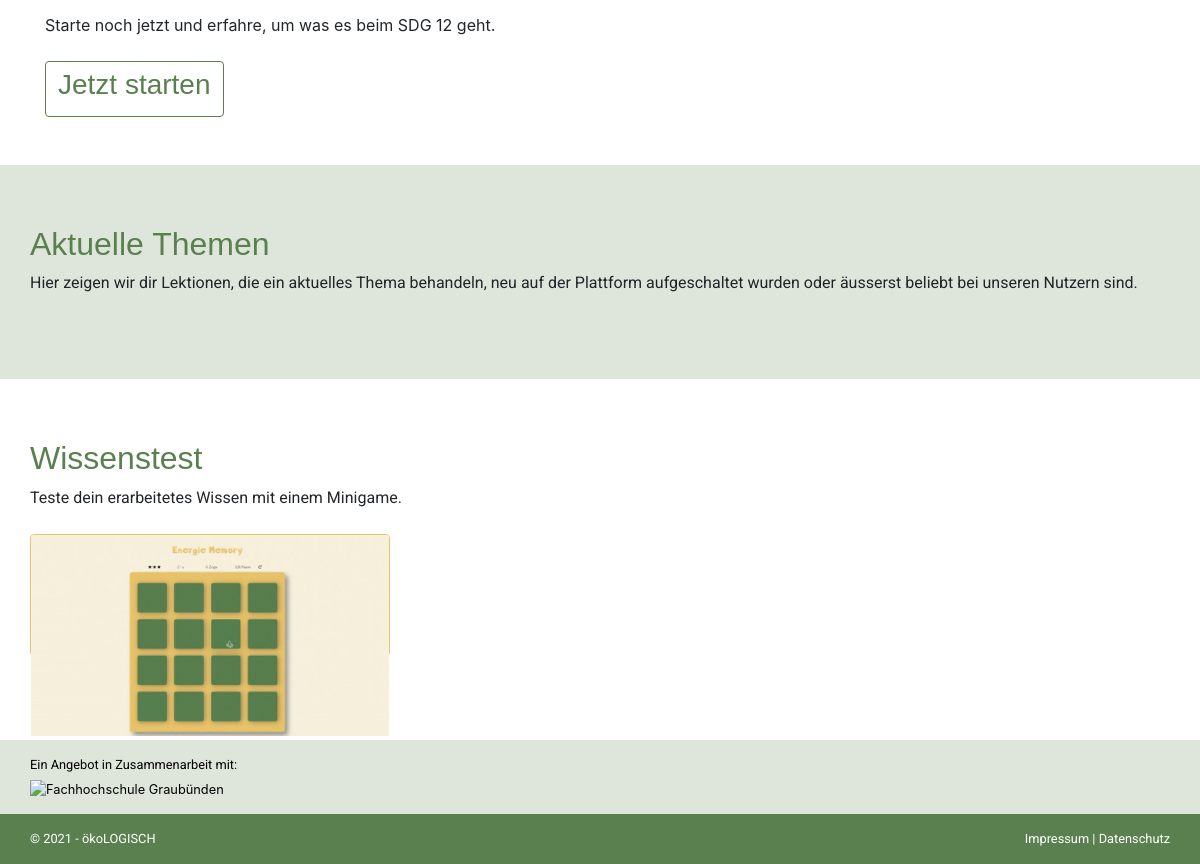
/ (lower part), run on an earlier commit of the app's database.
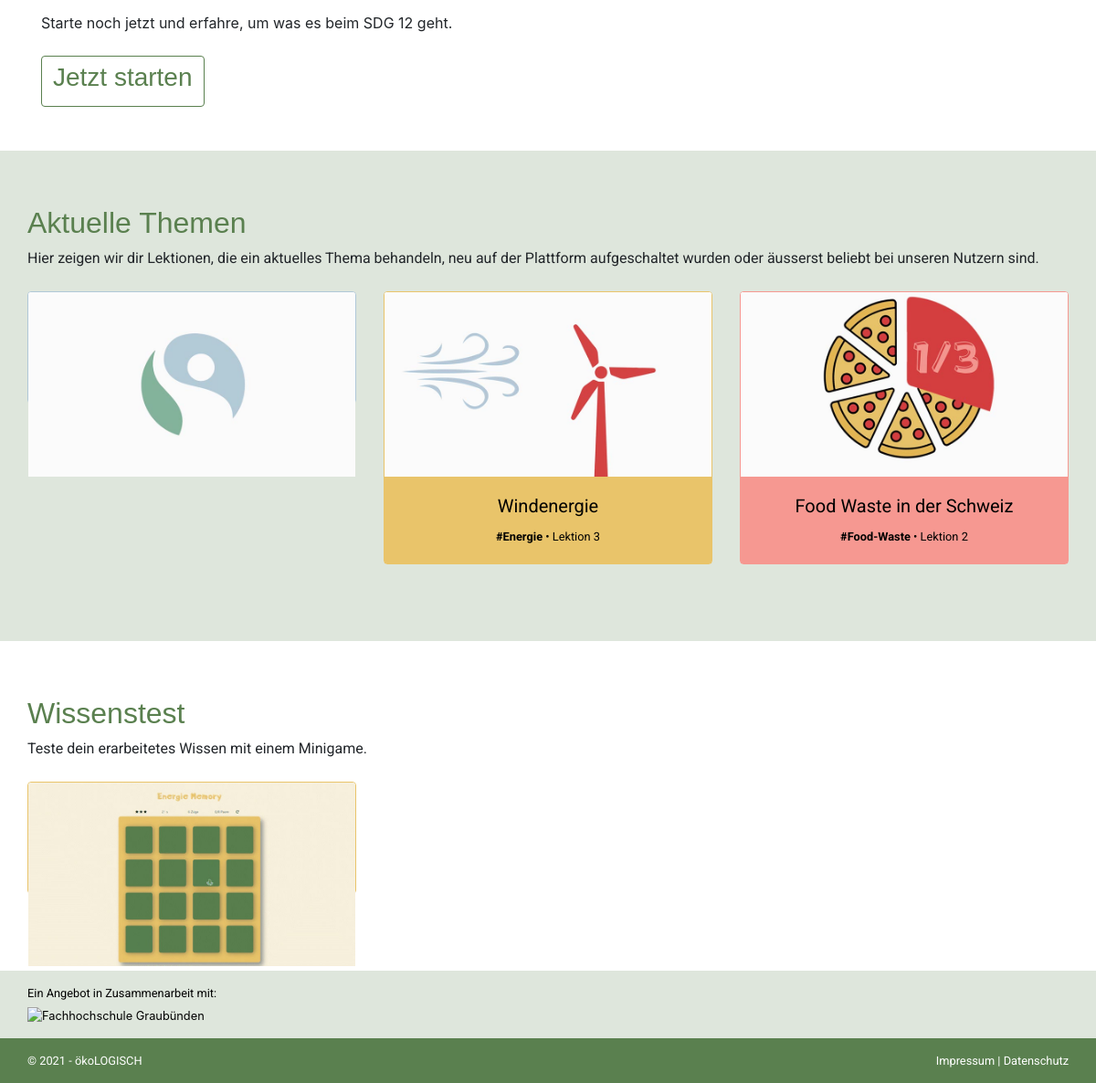
And on a later commit of the database.
### tables this page shows
CREATE TABLE `tbl_lesson` (
  `id` int(11) NOT NULL,
  `category_id` int(11) NOT NULL,
  `title` varchar(255) NOT NULL,
  `text` text NOT NULL,
  `img_url` text NOT NULL,
  `gif_url` varchar(255) NOT NULL,
  `gif_url_static` varchar(255) NOT NULL,
  `video_url` varchar(255) NOT NULL,
  `top_lesson` tinyint(1) NOT NULL,
  `lesson_nr` int(3) NOT NULL,
  `important` text NOT NULL,
  `einfuerung` tinyint(1) NOT NULL,
  `lernziele` text NOT NULL,
  `groeste_probleme` text NOT NULL
);

CREATE TABLE `tbl_category` (
  `id` int(11) NOT NULL,
  `title` varchar(255) NOT NULL,
  `text` text NOT NULL,
  `img_url` varchar(255) NOT NULL
);

### data/data.php (called while the page is built, shortened)
<?php
function get_db_connection()
{
	global $db_host, $db_name, $db_user, $db_pass, $db_charset;
	$dsn = "mysql:host=$db_host;dbname=$db_name;charset=$db_charset";
	$options = [
		PDO::ATTR_ERRMODE            => PDO::ERRMODE_EXCEPTION,
		PDO::ATTR_DEFAULT_FETCH_MODE => PDO::FETCH_ASSOC,
		PDO::ATTR_EMULATE_PREPARES   => false
	];
	try {
		$db = new PDO($dsn, $db_user, $db_pass, $options);
	} catch (\PDOException $e) {
		throw new \PDOException($e->getMessage(), (int)$e->getCode());
	}
	return $db;
}
function get_top_lessons()
{
	$db = get_db_connection();
	$sql = "SELECT * FROM tbl_lesson WHERE top_lesson = 1 ORDER BY RAND() LIMIT 3;";
	$result = $db->query($sql);
	return $result->fetchAll();
}
function get_category_by_id($id)
{
	$db = get_db_connection();
	$sql = "SELECT * FROM tbl_category WHERE id = $id;";
	$result = $db->query($sql);
	$row = $result->fetch();
	return $row;
}

### index.php (the view, shortened to what this page needs)
<?php
require_once('data/data.php');
$topLessons = get_top_lessons();
?>
<?php require_once('templates/head.php'); ?>
<section class="container-fluid my-5">
    <div class="container">
        Starte noch jetzt und erfahre, um was es beim SDG 12 geht.<br><br>
        <a class="btn btn-outline-primary shadow-none" href="./lessons" role="button">
            <h4 id="start-btn">Jetzt starten</h4>
        </a>
    </div>
</section>
<section class="container-fluid featured">
    <div class="container">
        <h3 class="mb-2">Aktuelle Themen</h3>
        <p class="mb-4">Hier zeigen wir dir Lektionen, die ein aktuelles Thema behandeln, neu auf der Plattform aufgeschaltet wurden oder äusserst beliebt bei unseren Nutzern sind.</p>
        <div class="row">
            <?php
            foreach ($topLessons as $lesson) {
                $category =  get_category_by_id($lesson['category_id']);
            ?>
                <div class="col-lg-4 col-md-6 col-sm-12 mb-4">
                    <div class="card <?php echo strtolower($category['title']); ?>">
                        <a class="link-title" href="lesson?id=<?php echo $lesson['id']; ?>">
                            <img src="<?php echo $lesson['gif_url_static'] ?>" class="card-img-top gif_static" alt="static">
                        </a>
                        <div class="card-body">
                            <a class="link-title" href="lesson?id=<?php echo $lesson['id']; ?>">
                                <h5 class="card-title text-center"><?php echo $lesson['title'] ?></h5>
                            </a>
                            <p class="card-text small text-center">
                                <b><a href="category?id=<?php echo $lesson['category_id']; ?>">
                                        <?php echo "#" . $category['title']; ?></a></b>
                                •
                                <?php
                                echo "Lektion ";
                                echo $lesson['lesson_nr'];
                                ?></p>
                        </div>
                    </div>
                </div>
            <?php } ?>
        </div>
    </div>
</section>
<section class="container-fluid experience">
    <div class="container">
        <h3 class="mb-2">Wissenstest</h3>
        <p class="mb-4">Teste dein erarbeitetes Wissen mit einem Minigame.</p>
        <div class="row">
            <div class="col-lg-4 col-md-6 col-sm-12 mb-4">
                <div class="card energie">
                    <a class="link-title" href="memory">
                        <img src="assets/gif/memory.jpg" class="card-img-top gif_static" alt="memory">
                    </a>
                    <div class="card-body">
                        <a class="link-title" href="memory">
                            <h5 class="card-title text-center">Memory</h5>
                        </a>
                        <p class="card-text small text-center">
                            <b><a href="category?id=1">
                                    # Energie</a></b>
                            ?></p>
                    </div>
                </div>
            </div>
        </div>
    </div>
</section>
<?php require_once('templates/footer.php'); ?>

What changed in the data, as far as the page shows it:
added tbl_lesson: gif_url_static (picture)
added tbl_lesson: gif_url_static (picture), title "Windenergie", category.title "Energie", lesson_nr "3"
added tbl_lesson: gif_url_static (picture), title "Food Waste in der Schweiz", category.title "Food-Waste", lesson_nr "2"
